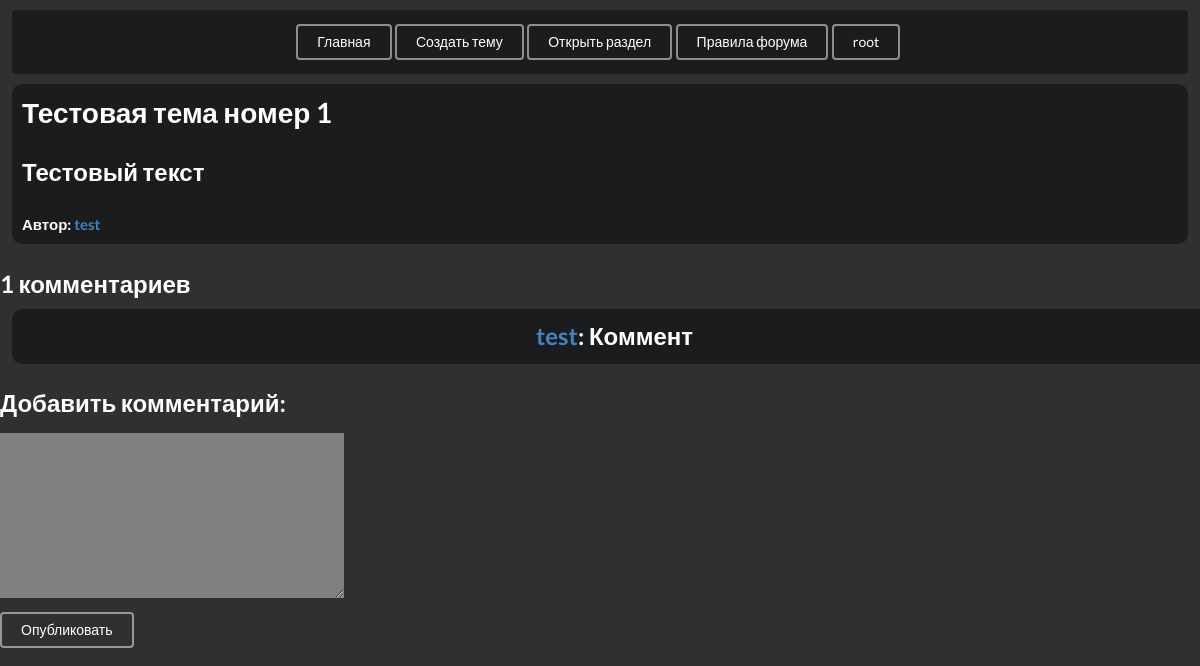
Page /topic/20/ (signed in) on the committed database.
### main_app/models.py (models this page shows, shortened)
class Post(models.Model):
    title = models.CharField(max_length=200)
    author = models.ForeignKey(
        'auth.User',
        on_delete=models.CASCADE,
    )
    category = TreeForeignKey(Category, on_delete=models.CASCADE, null=True, blank=True)
    body = models.TextField()
    date = models.DateTimeField(auto_now_add=True)
    url = models.TextField()

class Comments(models.Model):
    post = models.ForeignKey(Post, related_name="comments", on_delete=models.CASCADE)
    author = models.ForeignKey('auth.User', on_delete=models.CASCADE, verbose_name="Автор комментария", blank=True, null=True)
    create_date = models.DateTimeField(auto_now=True)
    text = models.TextField(verbose_name="Текст комментария", max_length=2000)

### main_app/views.py (the view)
# urls.py: path('topic/<int:pk>/', views.topic, name='topic'),
def topic(request, pk):
    post = get_object_or_404(Post, pk=pk)
    comments = post.comments.all()
    if request.method == 'POST':
        comment_form = CommentForm(data=request.POST)
        if comment_form.is_valid():
            new_comment = comment_form.save(commit=False)
            new_comment.post = post
            new_comment.author = request.user
            new_comment.save()
            return redirect('topic', pk=post.pk)
    else:
        comment_form = CommentForm()
    return render(request, 'main_app/topic.html', {'post': post,
                                                   'comments': comments,
                                                   "comment_form": comment_form})

### main_app/forms.py
class CommentForm(forms.ModelForm):
    class Meta:
        model = Comments
        fields = ('text',)
        labels = {'text': '',}
        widgets = {'text': forms.Textarea(attrs={'placeholder': ''}),}

### main_app/templates/main_app/topic.html (shortened to what this page needs)
{% include "header.html" %}
{% block content %}
    <div class="post">
        <div class="topic" style="color: white;">
        <h1>{{ post.title }}</h1>
        <h2>{{ post.body|safe }}</h2>
        <h4>Автор: <a href="{% url 'profile' post.author.id %}">{{ post.author }}</a></h4></div>
    </div>
{% endblock %}
{% with comments.count as total_comments %}
    <h2>
        {% if total_comments != 0 %}
            {{ total_comments }} комментариев
            <div class="comments">
                {% for comment in comments %}
                    <div class="comment">
                        <p><a href="{% url 'profile' comment.author.id %}">{{ comment.author }}</a>: {{ comment.text }}</p>
                    </div>
                {% endfor %}
            </div>
        {% endif %}
{% endwith %}</h2>
{% if user.is_authenticated %}
    <h2>Добавить комментарий:</h2>
    <form method="post">
        {{ comment_form.as_p }}
        <p><button class="ui inverted blue basic button" type="submit">Опубликовать</button></p>
    </form>
{% endif %}

### templates/header.html (shortened to what this page needs)
<header>
<div class="ui inverted segment">
  <form action="/"><button class="ui inverted orange basic button">Главная</button></form>
  <a href="{% url 'add' %}"><button class="ui inverted yellow basic button">Создать тему</button></a>
  <a href="{% url 'categories' %}"><button class="ui inverted teal basic button">Открыть раздел</button></a>
  <a href="{% url 'rules' %}"><button class="ui inverted violet basic button">Правила форума</button></a>
  {% if user.is_authenticated %}
  <a href="{% url 'profile' user.id %}"><button class="ui inverted green basic button">{{ user.get_username }}</button></a>
  {% endif %}
</div>
</header>

### main_app/templates/main_app/topic.html (style rules this page uses)
h2 { color:white }
.topic { flex-direction: column; }
h1 { color:white }
p { color:white }
.topic { background-color: #1b1c1d; padding: 10px; display: flex; flex-direction: column; border-radius: 10px; margin-top: 10px; margin-left: 12px; margin-right: 12px; width: 100%; overflow: hidden; display: inline-block; word-break: break-all; white-space: normal; }
form input[type="text"], form textarea { background-color: gray; border: #2b2f30; }
.comments { background-color: #1b1c1d; padding: 10px; display: flex; flex-direction: column; border-radius: 10px; margin-top: 10px; margin-left: 12px; margin-right: 12px; width: 100%; overflow: hidden; display: inline-block; word-break: break-all; white-space: normal; }
.comment { margin-left: 5px; text-align: left; }

### rows in the picture
Post: title "Тестовая тема номер 1", body "Тестовый текст", author "test"
Comments: author "test", text "Коммент"

### other values in the picture
{{ user.get_username }} "root"
{{ total_comments }} "1"
